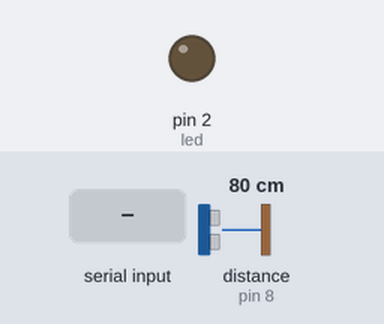
This sketch was run on a simulated Arduino Uno, built with avr-gcc and run on an emulated ATmega328P. On the bench: output pins drawn as LEDs (lit = HIGH). Wiring (inferred from the names in the program): ultrasonic range finder: trigger pin 7; echo pin 8. Inputs (shaded band) come from the test bench; at power-on: distance to the obstacle (sensor on pin 8) 80 cm. The echo pulse lasts 58.3 µs per cm; pins used as bus, display or sensor lines are not drawn; what the sketch prints to the serial monitor is not drawn.

Above: at 1.2 s.
1.3 s: "1" received over Serial
At 2.7 s:
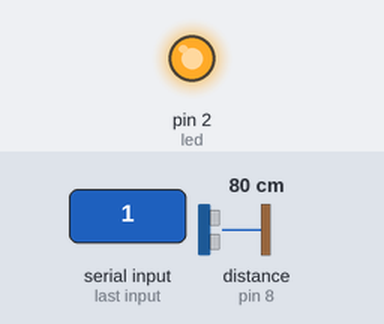
5.8 s: "0" received over Serial
At 6.5 s:
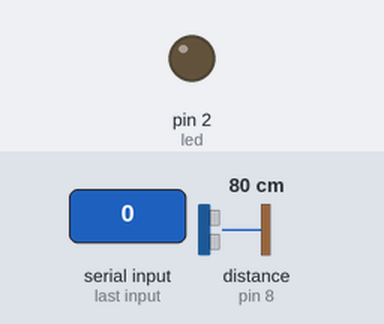
Timing chart, 0 to 8.8 s (numbered marks = the images above; inputs shaded):
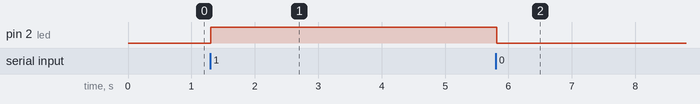

The sketch:

codigo.ino
```cpp
#include<ArduinoJson.h>

#define trigger 7
#define echo 8
#define led 2
int dist = 0;

void setup() {
  Serial.begin(9600);
  pinMode(trigger, OUTPUT);
  pinMode(echo, INPUT);
  pinMode(led, OUTPUT);
}

void loop() {
  digitalWrite(trigger, HIGH);
  delayMicroseconds(10);
  digitalWrite(trigger, LOW);

  dist = pulseIn(echo, HIGH);
  dist /= 58;

  StaticJsonDocument<100>json;

  json["Distancia"] = dist;

  serializeJson(json, Serial);
  Serial.println();

  if(Serial.available()>0){
    char comando = Serial.read();
    if(comando == '1'){
      digitalWrite(led, HIGH);
    }else if(comando == '0'){
      digitalWrite(led, LOW);
    }
  }


}
```

Measured:
- after the input at 1.3 s, pin 2 (led): LOW → HIGH at once
- after the input at 5.8 s, pin 2 (led): HIGH → LOW at once
